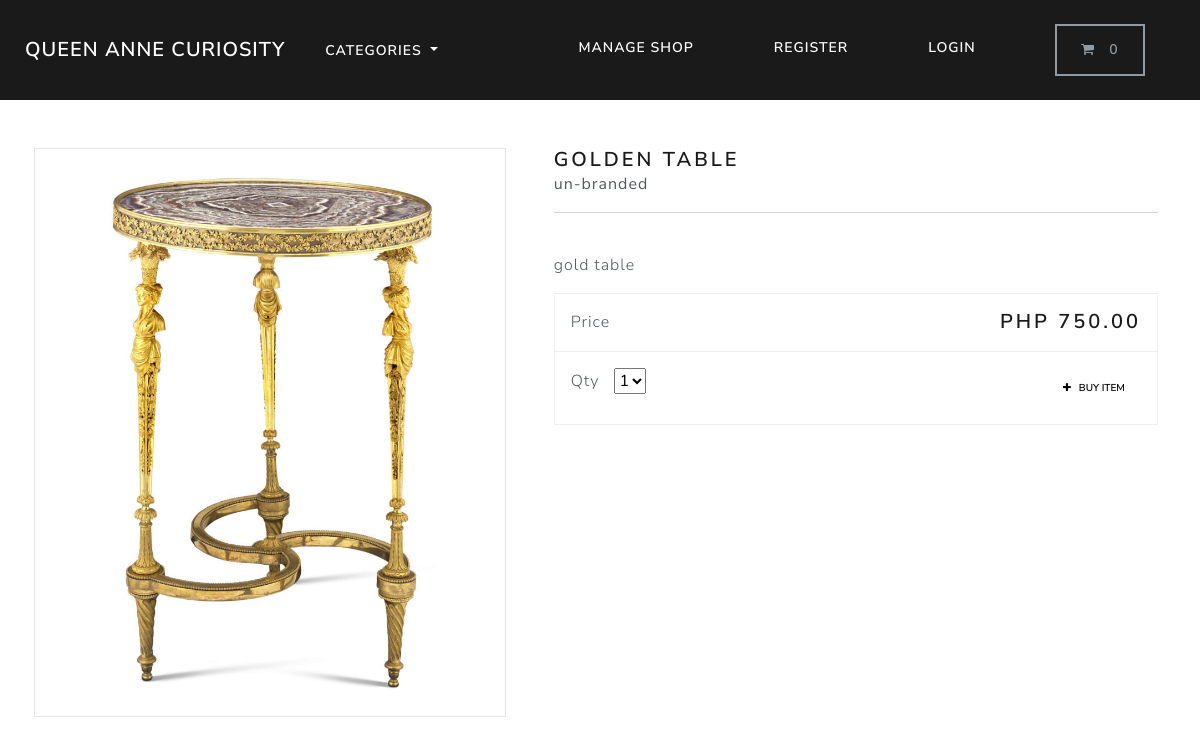
/product/golden-table/, run on the app's committed database.
### store/models.py (models this page shows, shortened)
class Product(models.Model):
    category = models.ForeignKey(Category, related_name='product', on_delete=models.CASCADE, null=True)
    title = models.CharField(max_length=250)
    brand = models.CharField(max_length=250, default='un-branded')
    description = models.TextField(blank=True)
    slug = models.SlugField(max_length=250)
    price = models.DecimalField(max_digits=10, decimal_places=2)
    image = models.ImageField(upload_to='images/')
    class Meta:
        verbose_name_plural = 'products'

### store/views.py (the view)
# urls.py: path('product/<slug:product_slug>/', views.product_info, name='product-info'),
def product_info(request, product_slug):
    product = get_object_or_404(Product, slug=product_slug)
    context = {'product': product}
    return render(request, 'store/product-info.html', context)

### cart/cart.py (called while the page is built)
    def __len__(self):
        return sum(item['qty'] for item in self.cart.values())

### cart/context_processors.py (called while the page is built)
def cart(request):
    return {'cart': Cart(request)}

### store/models.py (called while the page is built)
    def get_absolute_url(self):
        return reverse("list-category", args=[self.slug])

### store/views.py (called while the page is built)
def product(request):
    all_products = Product.objects.all()
    return {'all_products': all_products}

def categories(request):
    all_categories = Category.objects.all()
    return {'all_categories': all_categories}

### store/templates/store/product-info.html (shortened to what this page needs)
{% extends "./base.html" %}
{% load static %}
{% block content %}
<div class="container">
    <main class="pt-5">
        <div class="row g-3">
            <div class="col-md-5 col-lg-5 order-md-first bg-light">
                <img class="img-fluid mx-auto d-block" alt="Responsive image" src="{{ product.image.url }}">
            </div>
            <div class="col-md-7 col-lg-7 ps-md-3 ps-lg-5">
                <h1 class="mb-0 h4"> {{ product.title }}  </h1>
                <strong> {{ product.brand }} </strong>
                <hr>
                <br>
                <p> {{ product.description }} </p>
                <div class="border">
                    <div class="col border-bottom">
                        <div class="row p-3">
                            <div class="col-6"> Price </div>
                            <div class="col-6 text-end"><span class="h4 fw-bold">PHP {{ product.price }} </span></div>
                        </div>
                    </div>
                    <div class="col">
                        <div class="row p-3">
                            <div class="col-6">
                                <label for="select">Qty</label>
                                <select id="select">
                                    <option value="1">1</option>
                                </select>
                            </div>
                            <div class="col-6 text-end">
                                <button type="button" id="add-button" value="{{product.id}}" class="btn btn-secondary btn-sm">
                                    <i class="fa fa-plus" aria-hidden="true"></i> &nbsp; BUY ITEM
                                </button>
                            </div>
                        </div>
                    </div>
                </div>
            </div>
        </div>
    </main>
    <br>
</div>
{% endblock %}

### data on the page
Product: image (picture), title "GOLDEN TABLE", brand "un-branded", description "gold table", price "750.00"
